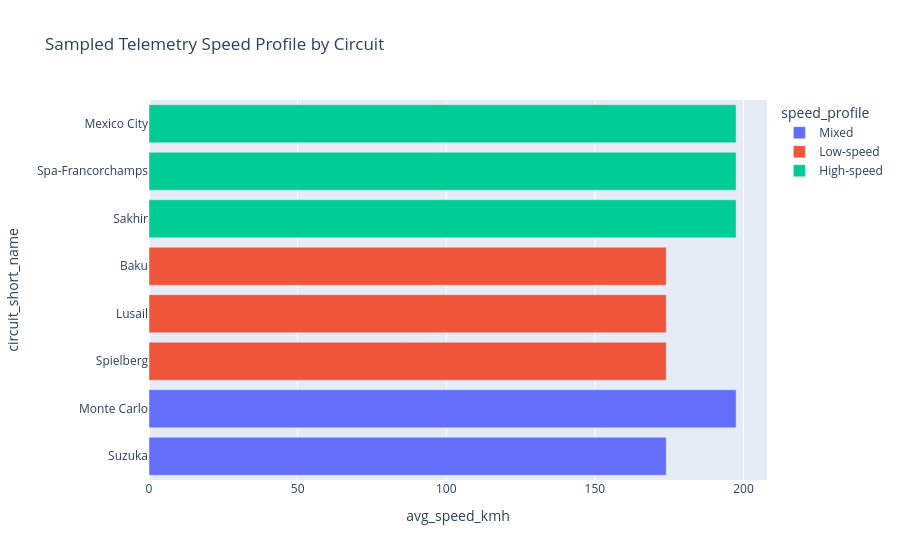

The notebook cell saved with this chart:
### Code cell
fig = px.bar(
    circuit_speed.sort_values("avg_speed_kmh"),
    x="avg_speed_kmh",
    y="circuit_short_name",
    color="speed_profile",
    orientation="h",
    title="Sampled Telemetry Speed Profile by Circuit",
)
fig.write_html(OUTPUT_CHARTS / "circuit_speed_profile.html", include_plotlyjs="cdn")
fig.show()

### Figure 1 — Plotly figure (JSON) as saved in the notebook; plotly's stock layout.template omitted (floating-point values rounded to 4 significant figures)
{"data": [{"hovertemplate": "speed_profile=Mixed<br>avg_speed_kmh=%{x}<br>circuit_short_name=%{y}<extra></extra>", "legendgroup": "Mixed", "marker": {"color": "#636efa", "pattern": {"shape": ""}}, "name": "Mixed", "orientation": "h", "showlegend": true, "textposition": "auto", "type": "bar", "x": [174.0, 197.5], "xaxis": "x", "y": ["Suzuka", "Monte Carlo"], "yaxis": "y"}, {"hovertemplate": "speed_profile=Low-speed<br>avg_speed_kmh=%{x}<br>circuit_short_name=%{y}<extra></extra>", "legendgroup": "Low-speed", "marker": {"color": "#EF553B", "pattern": {"shape": ""}}, "name": "Low-speed", "orientation": "h", "showlegend": true, "textposition": "auto", "type": "bar", "x": [174.0, 174.0, 174.0], "xaxis": "x", "y": ["Spielberg", "Lusail", "Baku"], "yaxis": "y"}, {"hovertemplate": "speed_profile=High-speed<br>avg_speed_kmh=%{x}<br>circuit_short_name=%{y}<extra></extra>", "legendgroup": "High-speed", "marker": {"color": "#00cc96", "pattern": {"shape": ""}}, "name": "High-speed", "orientation": "h", "showlegend": true, "textposition": "auto", "type": "bar", "x": [197.5, 197.5, 197.5], "xaxis": "x", "y": ["Sakhir", "Spa-Francorchamps", "Mexico City"], "yaxis": "y"}], "layout": {"barmode": "relative", "legend": {"title": {"text": "speed_profile"}, "tracegroupgap": 0}, "title": {"text": "Sampled Telemetry Speed Profile by Circuit"}, "xaxis": {"anchor": "y", "domain": [0.0, 1.0], "title": {"text": "avg_speed_kmh"}}, "yaxis": {"anchor": "x", "domain": [0.0, 1.0], "title": {"text": "circuit_short_name"}}}}
